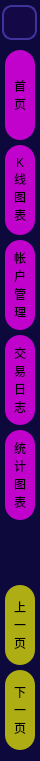
     <widget class="QFrame" name="frame_38">
      <property name="minimumSize">
       <size>
        <width>40</width>
        <height>0</height>
       </size>
      </property>
      <property name="maximumSize">
       <size>
        <width>40</width>
        <height>16777215</height>
       </size>
      </property>
      <property name="styleSheet">
       <string notr="true">QFrame {
	background-color: rgb(13, 9, 60);
	border:none;
	border-radius: 15px;
}</string>
      </property>
      <property name="frameShape">
       <enum>QFrame::StyledPanel</enum>
      </property>
      <property name="frameShadow">
       <enum>QFrame::Raised</enum>
      </property>
      <layout class="QVBoxLayout" name="verticalLayout_40">
       <property name="spacing">
        <number>5</number>
       </property>
       <property name="leftMargin">
        <number>0</number>
       </property>
       <property name="topMargin">
        <number>5</number>
       </property>
       <property name="rightMargin">
        <number>0</number>
       </property>
       <item alignment="Qt::AlignHCenter">
        <widget class="QPushButton" name="Btn_switch_left_panel">
         <property name="minimumSize">
          <size>
           <width>35</width>
           <height>35</height>
          </size>
         </property>
         <property name="maximumSize">
          <size>
           <width>35</width>
           <height>35</height>
          </size>
         </property>
         <property name="styleSheet">
          <string notr="true">QPushButton {
	color: rgb(255, 0, 255);
	border: 2px solid rgb(65, 51, 156);
	border-radius: 10px;
	background-color: rgb(20, 9, 70);
	text-align: center;
}

QPushButton:hover {
	background-color: rgb(30, 18, 100);
	border: 2px solid rgb(255, 85, 0);
}

QPushButton:pressed {
	background-color: rgb(21, 21, 21)
}</string>
         </property>
         <property name="text">
          <string/>
         </property>
         <property name="icon">
          <iconset resource="../ProcessTrader/resource.qrc">
           <normaloff>:/图标/icons/菜单.svg</normaloff>:/图标/icons/菜单.svg</iconset>
         </property>
         <property name="iconSize">
          <size>
           <width>30</width>
           <height>30</height>
          </size>
         </property>
        </widget>
       </item>
       <item>
        <spacer name="verticalSpacer_5">
         <property name="orientation">
          <enum>Qt::Vertical</enum>
         </property>
         <property name="sizeType">
          <enum>QSizePolicy::Fixed</enum>
         </property>
         <property name="sizeHint" stdset="0">
          <size>
           <width>20</width>
           <height>5</height>
          </size>
         </property>
        </spacer>
       </item>
       <item alignment="Qt::AlignHCenter">
        <widget class="QPushButton" name="Btn_homepage">
         <property name="minimumSize">
          <size>
           <width>30</width>
           <height>90</height>
          </size>
         </property>
         <property name="maximumSize">
          <size>
           <width>30</width>
           <height>120</height>
          </size>
         </property>
         <property name="styleSheet">
          <string notr="true">QPushButton{	
	background-color: rgba(255, 0, 255,190);
	font: 700 14pt &quot;等线&quot;;
	border-radius: 15px;
	border-color: none;
	}
QPushButton:hover{
	background-color: rgba(255, 0, 255,250);
	border: 2px solid rgb(255, 85, 0);
}
QPushButton:pressed{
	color: green;
	border-color: rgb(255, 0, 0);	
	background-color: rgba(255, 0, 255,255);
}
</string>
         </property>
         <property name="text">
          <string>首
页</string>
         </property>
        </widget>
       </item>
       <item alignment="Qt::AlignHCenter">
        <widget class="QPushButton" name="Btn_KliensChart">
         <property name="minimumSize">
          <size>
           <width>30</width>
           <height>90</height>
          </size>
         </property>
         <property name="maximumSize">
          <size>
           <width>30</width>
           <height>120</height>
          </size>
         </property>
         <property name="styleSheet">
          <string notr="true">QPushButton{	
	background-color: rgba(255, 0, 255,190);
	font: 700 14pt &quot;等线&quot;;
	border-radius: 15px;
	border-color: none;
	}
QPushButton:hover{
	background-color: rgba(255, 0, 255,250);
	border: 2px solid rgb(255, 85, 0);
}
QPushButton:pressed{
	color: green;
	border-color: rgb(255, 0, 0);	
	background-color: rgba(255, 0, 255,255);
}
</string>
         </property>
         <property name="text">
          <string>K
线
图
表</string>
         </property>
        </widget>
       </item>
       <item alignment="Qt::AlignHCenter">
        <widget class="QPushButton" name="Btn_account_manage">
         <property name="minimumSize">
          <size>
           <width>30</width>
           <height>90</height>
          </size>
         </property>
         <property name="maximumSize">
          <size>
           <width>30</width>
           <height>120</height>
          </size>
         </property>
         <property name="styleSheet">
          <string notr="true">QPushButton{	
	background-color: rgba(255, 0, 255,190);
	font: 700 14pt &quot;等线&quot;;
	border-radius: 15px;
	border-color: none;
	}
QPushButton:hover{
	background-color: rgba(255, 0, 255,250);
	border: 2px solid rgb(255, 85, 0);
}
QPushButton:pressed{
	color: green;
	border-color: rgb(255, 0, 0);	
	background-color: rgba(255, 0, 255,255);
}
</string>
         </property>
         <property name="text">
          <string>帐
户
管
理</string>
         </property>
        </widget>
       </item>
       <item alignment="Qt::AlignHCenter">
        <widget class="QPushButton" name="Btn_trading_log">
         <property name="minimumSize">
          <size>
           <width>30</width>
           <height>90</height>
          </size>
         </property>
         <property name="maximumSize">
          <size>
           <width>30</width>
           <height>120</height>
          </size>
         </property>
         <property name="styleSheet">
          <string notr="true">QPushButton{	
	background-color: rgba(255, 0, 255,190);
	font: 700 14pt &quot;等线&quot;;
	border-radius: 15px;
	border-color: none;
	}
QPushButton:hover{
	background-color: rgba(255, 0, 255,250);
	border: 2px solid rgb(255, 85, 0);
}
QPushButton:pressed{
	color: green;
	border-color: rgb(255, 0, 0);	
	background-color: rgba(255, 0, 255,255);
}
</string>
         </property>
         <property name="text">
          <string>交
易
日
志</string>
         </property>
        </widget>
       </item>
       <item alignment="Qt::AlignHCenter">
        <widget class="QPushButton" name="Btn_chart_details">
         <property name="minimumSize">
          <size>
           <width>30</width>
           <height>90</height>
          </size>
         </property>
         <property name="maximumSize">
          <size>
           <width>30</width>
           <height>120</height>
          </size>
         </property>
         <property name="styleSheet">
          <string notr="true">QPushButton{	
	background-color: rgba(255, 0, 255,190);
	font: 700 14pt &quot;等线&quot;;
	border-radius: 15px;
	border-color: none;
	}
QPushButton:hover{
	background-color: rgba(255, 0, 255,250);
	border: 2px solid rgb(255, 85, 0);
}
QPushButton:pressed{
	color: green;
	border-color: rgb(255, 0, 0);	
	background-color: rgba(255, 0, 255,255);
}
</string>
         </property>
         <property name="text">
          <string>统
计
图
表</string>
         </property>
        </widget>
       </item>
       <item>
        <spacer name="verticalSpacer_2">
         <property name="orientation">
          <enum>Qt::Vertical</enum>
         </property>
         <property name="sizeType">
          <enum>QSizePolicy::Fixed</enum>
         </property>
         <property name="sizeHint" stdset="0">
          <size>
           <width>20</width>
           <height>60</height>
          </size>
         </property>
        </spacer>
       </item>
       <item alignment="Qt::AlignHCenter">
        <widget class="QPushButton" name="Btn_previous_page">
         <property name="minimumSize">
          <size>
           <width>30</width>
           <height>80</height>
          </size>
         </property>
         <property name="maximumSize">
          <size>
           <width>30</width>
           <height>16777215</height>
          </size>
         </property>
         <property name="styleSheet">
          <string notr="true">QPushButton{	
	background-color: rgba(255, 255, 0,170);
	font: 700 14pt &quot;等线&quot;;
	border-radius: 15px;
	border-color: none;
	}
QPushButton:hover{
	background-color: rgba(255, 255, 0,250);
	border: 2px solid rgb(255, 85, 0);
}
QPushButton:pressed{
	color: green;
	border-color: rgb(255, 0, 0);	
	background-color: rgba(255, 255, 0,255);
}
</string>
         </property>
         <property name="text">
          <string>上
一
页</string>
         </property>
        </widget>
       </item>
       <item alignment="Qt::AlignHCenter">
        <widget class="QPushButton" name="Btn_next_page">
         <property name="minimumSize">
          <size>
           <width>30</width>
           <height>80</height>
          </size>
         </property>
         <property name="maximumSize">
          <size>
           <width>30</width>
           <height>16777215</height>
          </size>
         </property>
         <property name="styleSheet">
          <string notr="true">QPushButton{	
	background-color: rgba(255, 255, 0,170);
	font: 700 14pt &quot;等线&quot;;
	border-radius: 15px;
	border-color: none;
	}
QPushButton:hover{
	background-color: rgba(255, 255, 0,250);
	border: 2px solid rgb(255, 85, 0);
}
QPushButton:pressed{
	color: green;
	border-color: rgb(255, 0, 0);	
	background-color: rgba(255, 255, 0,255);
}
</string>
         </property>
         <property name="text">
          <string>下
一
页</string>
         </property>
        </widget>
       </item>
      </layout>
     </widget>
